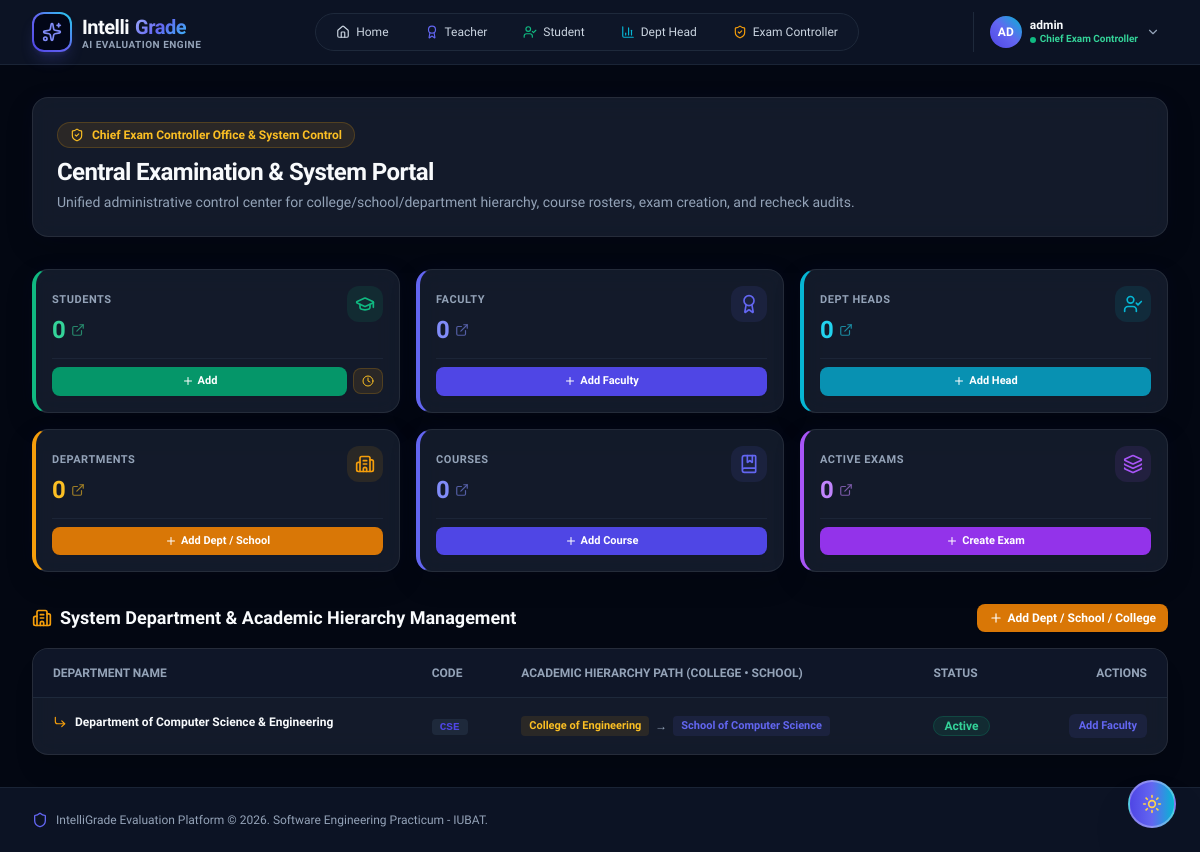
The app's page /dashboard/exam-controller/ (signed in), older data.
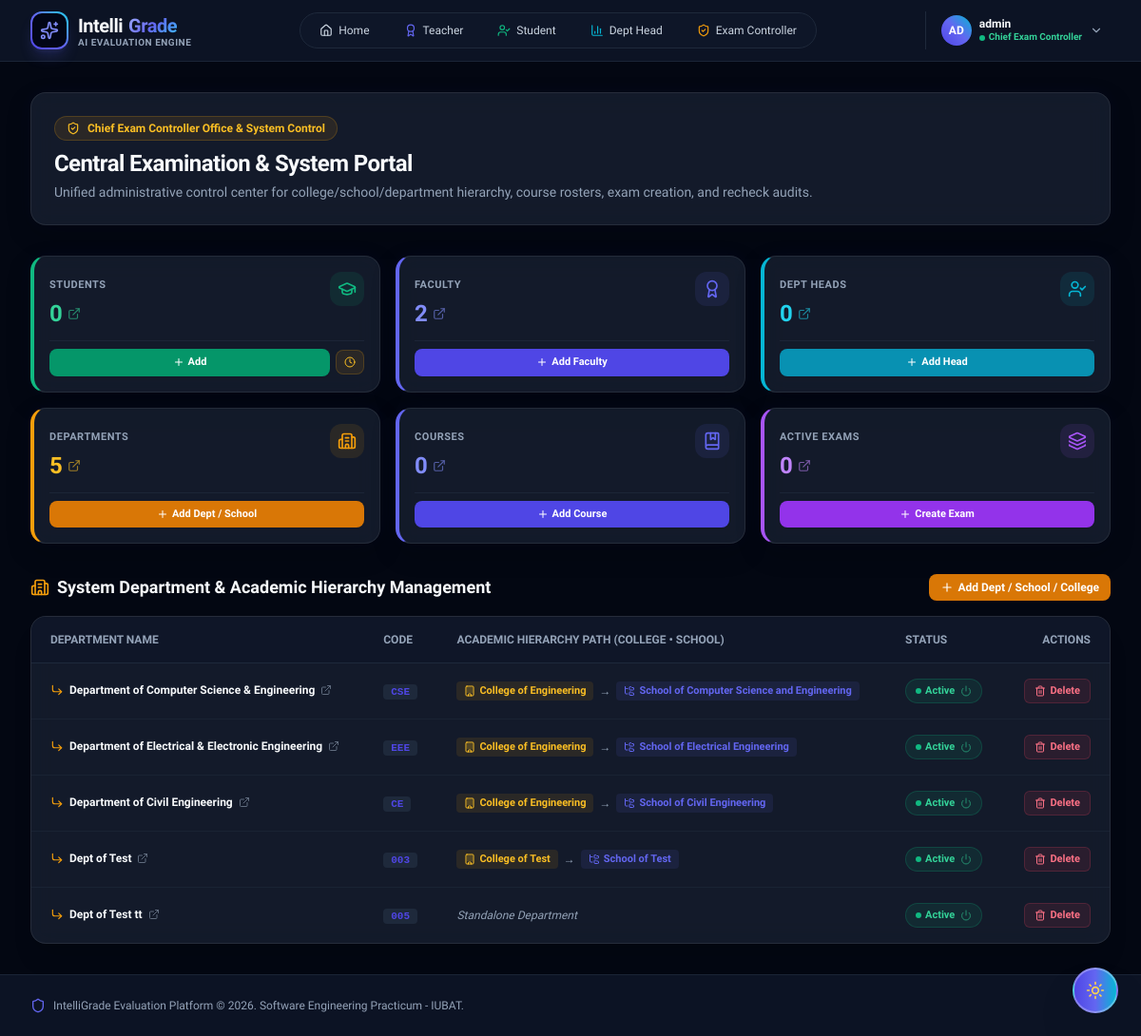
The same page, newer data.
### core/models.py (models this page shows, shortened)
class Department(models.Model):
    name = models.CharField(max_length=150, unique=True)
    code = models.CharField(max_length=30, unique=True)
    school = models.ForeignKey(School, on_delete=models.SET_NULL, null=True, blank=True, related_name='departments')
    college = models.ForeignKey(College, on_delete=models.SET_NULL, null=True, blank=True, related_name='departments')
    is_active = models.BooleanField(default=True)
    created_at = models.DateTimeField(auto_now_add=True)

class College(models.Model):
    name = models.CharField(max_length=150, unique=True)
    code = models.CharField(max_length=30, unique=True)
    description = models.TextField(blank=True)
    created_at = models.DateTimeField(auto_now_add=True)

class School(models.Model):
    name = models.CharField(max_length=150, unique=True)
    code = models.CharField(max_length=30, unique=True)
    college = models.ForeignKey(College, on_delete=models.SET_NULL, null=True, blank=True, related_name='schools')
    created_at = models.DateTimeField(auto_now_add=True)

### core/views.py (the view)
# urls.py: path('dashboard/exam-controller/', views.exam_controller_dashboard, name='exam_controller_dashboard'),
def exam_controller_dashboard(request):
    if not request.user.is_authenticated:
        messages.warning(request, "Please sign in to access the Chief Exam Controller Control Portal.")
        return redirect('exam_controller_login')
    if not (request.user.is_superuser or (hasattr(request.user, 'profile') and request.user.profile.role == Profile.Role.ADMIN)):
        messages.error(request, "Access Denied: The Chief Exam Controller Portal is restricted to Administrator accounts.")
        return redirect('teacher_dashboard')
    stats = {
        'total_students': Profile.objects.filter(role=Profile.Role.STUDENT, is_approved=True).count(),
        'pending_students': Profile.objects.filter(role=Profile.Role.STUDENT, is_approved=False).count(),
        'total_faculty': Profile.objects.filter(role=Profile.Role.TEACHER).count(),
        'total_dept_heads': Profile.objects.filter(role=Profile.Role.DEPARTMENT_HEAD).count(),
        'total_colleges': College.objects.count(),
        'total_schools': School.objects.count(),
        'total_departments': Department.objects.filter(is_active=True).count(),
        'total_courses': Course.objects.count(),
        'active_exams': Examination.objects.count(),
        'pending_rechecks': 0,
    }
    colleges = College.objects.prefetch_related('schools__departments', 'departments').all()
    schools = School.objects.filter(college__isnull=True).prefetch_related('departments').all()
    standalone_departments = Department.objects.filter(school__isnull=True, college__isnull=True).all()
    recheck_tickets = [
        {'id': 1, 'student': 'Rahim Ahmed (201002014)', 'course': 'CSE 411 - Software Engineering', 'reason': 'Missing marks for component interaction diagram in Q1a', 'ai_score': 8.5, 'requested': 10.0, 'status': 'Pending Review'},
        {'id': 2, 'student': 'Tanvir Hasan (201002088)', 'course': 'CSE 312 - Database Systems', 'reason': 'B-Tree indexing question partial credit re-assessment', 'ai_score': 6.0, 'requested': 8.0, 'status': 'Under Review'},
    ]
    return render(request, 'core/dashboard_exam_controller.html', {
        'stats': stats,
        'colleges': colleges,
        'schools': schools,
        'standalone_departments': standalone_departments,
        'departments': Department.objects.all(),
        'recheck_tickets': recheck_tickets,
    })

### core/templates/core/dashboard_exam_controller.html (shortened to what the changed rows need)
{% extends 'base.html' %}
{% block content %}
<div class="space-y-8">
    <div class="glass-card p-6 rounded-2xl">
        <h1 class="text-2xl font-bold theme-text-primary tracking-tight">Central Examination & System Portal</h1>
    </div>
    <div class="grid grid-cols-1 sm:grid-cols-2 lg:grid-cols-3 xl:grid-cols-6 gap-4">
        <div class="glass-card p-4 rounded-2xl border-l-4 border-l-brand-500 flex flex-col justify-between space-y-3">
            <div class="flex items-start justify-between">
                <div>
                    <div>
                        <a href="{% url 'faculty_list' %}" class="text-2xl font-extrabold text-brand-600 dark:text-brand-400 hover:underline tracking-tight mt-1 inline-flex items-center gap-1.5" title="Click to view & manage all Faculty">
                            <span>{{ stats.total_faculty }}</span>
                            <i data-lucide="external-link" class="w-3.5 h-3.5 opacity-60"></i>
                        </a>
                    </div>
                </div>
            </div>
        </div>
        <div class="glass-card p-4 rounded-2xl border-l-4 border-l-amber-500 flex flex-col justify-between space-y-3">
            <div class="flex items-start justify-between">
                <div>
                    <div>
                        <a href="#dept-table-section" class="text-2xl font-extrabold text-amber-600 dark:text-amber-400 hover:underline tracking-tight mt-1 inline-flex items-center gap-1.5" title="Click to view Department Management Table">
                            <span>{{ stats.total_departments }}</span>
                            <i data-lucide="external-link" class="w-3.5 h-3.5 opacity-60"></i>
                        </a>
                    </div>
                </div>
            </div>
        </div>
    </div>
    <div id="dept-table-section" class="space-y-4">
        <div class="flex items-center justify-between">
            <h2 class="text-lg font-bold theme-text-primary flex items-center gap-2">
                <i data-lucide="building-2" class="w-5 h-5 text-amber-500"></i> System Department & Academic Hierarchy Management
            </h2>
        </div>
        <div class="glass-card rounded-2xl overflow-hidden shadow-xl">
            <table class="w-full text-left text-xs">
                <thead class="bg-slate-100 dark:bg-slate-900/90 theme-text-muted uppercase font-semibold border-b border-slate-200 dark:border-slate-800">
                    <tr>
                        <th class="px-5 py-4">Department Name</th>
                        <th class="px-5 py-4">Code</th>
                        <th class="px-5 py-4">Academic Hierarchy Path (College &bull; School)</th>
                        <th class="px-5 py-4">Status</th>
                        <th class="px-5 py-4 text-right">Actions</th>
                    </tr>
                </thead>
                <tbody class="divide-y divide-slate-200 dark:divide-slate-800/60 theme-text-secondary font-medium">
                    {% for dept in departments %}
                    <tr class="hover:bg-slate-100/50 dark:hover:bg-slate-900/50 transition-colors">
                        <td class="px-5 py-4 font-bold theme-text-primary">
                            <a href="{% url 'department_detail' dept.id %}" class="hover:text-amber-500 hover:underline transition-colors inline-flex items-center gap-1.5" title="Click to view Faculty, Head, Students, Courses & Exams">
                                <i data-lucide="corner-down-right" class="w-3.5 h-3.5 text-amber-500"></i>
                                <span>{{ dept.name }}</span>
                                <i data-lucide="external-link" class="w-3 h-3 text-slate-400 opacity-60"></i>
                            </a>
                        </td>
                        <td class="px-5 py-4"><span class="px-2 py-0.5 rounded bg-slate-200 dark:bg-slate-800 text-brand-600 dark:text-brand-300 font-mono text-[11px] font-bold">{{ dept.code }}</span></td>
                        <td class="px-5 py-4">
                            <div class="flex items-center gap-1.5 text-xs">
                                {% if dept.college or dept.school %}
                                    {% if dept.college %}
                                        <span class="px-2 py-0.5 rounded bg-amber-500/10 text-amber-600 dark:text-amber-400 font-semibold text-[11px]"><i data-lucide="building" class="w-3 h-3 inline mr-1"></i>{{ dept.college.name }}</span>
                                    {% endif %}
                                    {% if dept.school %}
                                        <span class="theme-text-muted text-xs">&rarr;</span>
                                        <span class="px-2 py-0.5 rounded bg-brand-500/10 text-brand-500 font-semibold text-[11px]"><i data-lucide="folder-tree" class="w-3 h-3 inline mr-1"></i>{{ dept.school.name }}</span>
                                    {% endif %}
                                {% else %}
                                    <span class="text-slate-400 italic">Standalone Department</span>
                                {% endif %}
                            </div>
                        </td>
                        <td class="px-5 py-4">
                            {% if dept.is_active %}
                            <a href="{% url 'toggle_department_status' dept.id %}" title="Click to Deactivate Department" class="px-2.5 py-1 rounded-full bg-emerald-500/10 hover:bg-emerald-500/20 text-emerald-600 dark:text-emerald-400 border border-emerald-500/20 font-bold text-[11px] inline-flex items-center gap-1 transition-all group">
                                <span class="w-1.5 h-1.5 rounded-full bg-emerald-500 animate-pulse"></span>
                                Active <i data-lucide="power" class="w-3 h-3 ml-0.5 opacity-60 group-hover:opacity-100"></i>
                            </a>
                            {% endif %}
                        </td>
                        <td class="px-5 py-4 text-right flex items-center justify-end gap-2">
                            <a href="{% url 'delete_department' dept.id %}" onclick="return confirm('Are you sure you want to delete Department \'{{ dept.name }}\'? This action cannot be undone.');" class="px-2.5 py-1 bg-rose-500/10 hover:bg-rose-500/20 text-rose-600 dark:text-rose-400 border border-rose-500/20 rounded-md font-semibold text-[11px] flex items-center gap-1 transition-all" title="Delete Department">
                                <i data-lucide="trash-2" class="w-3 h-3"></i> Delete
                            </a>
                        </td>
                    </tr>
                    {% empty %}
                    <tr class="hover:bg-slate-100/50 dark:hover:bg-slate-900/50 transition-colors">
                        <td class="px-5 py-4 font-bold theme-text-primary flex items-center gap-2">
                            <i data-lucide="corner-down-right" class="w-3.5 h-3.5 text-amber-500"></i>
                            <span>Department of Computer Science & Engineering</span>
                        </td>
                        <td class="px-5 py-4"><span class="px-2 py-0.5 rounded bg-slate-200 dark:bg-slate-800 text-brand-600 dark:text-brand-300 font-mono text-[11px] font-bold">CSE</span></td>
                        <td class="px-5 py-4">
                            <div class="flex items-center gap-1.5 text-xs">
                                <span class="px-2 py-0.5 rounded bg-amber-500/10 text-amber-600 dark:text-amber-400 font-semibold text-[11px]">College of Engineering</span>
                                <span class="theme-text-muted text-xs">&rarr;</span>
                                <span class="px-2 py-0.5 rounded bg-brand-500/10 text-brand-500 font-semibold text-[11px]">School of Computer Science</span>
                            </div>
                        </td>
                        <td class="px-5 py-4"><span class="px-2.5 py-0.5 rounded-full bg-emerald-500/10 text-emerald-600 dark:text-emerald-400 border border-emerald-500/20 font-bold">Active</span></td>
                        <td class="px-5 py-4 text-right flex items-center justify-end gap-2">
                            <a href="{% url 'add_faculty' %}" class="px-2.5 py-1 bg-brand-500/10 text-brand-500 hover:bg-brand-500/20 rounded-md font-semibold text-[11px]">Add Faculty</a>
                        </td>
                    </tr>
                    {% endfor %}
                </tbody>
            </table>
        </div>
    </div>
</div>
{% endblock %}

Row changes from the older to the newer data that the page shows:
added Department: name "Department of Computer Science & Engineering", code "CSE", college.name "College of Engineering", school.name "School of Computer Science and Engineering", is_active True (drawn)
added Department: name "Department of Electrical & Electronic Engineering", code "EEE", college.name "College of Engineering", school.name "School of Electrical Engineering", is_active True (drawn)
added Department: name "Department of Civil Engineering", code "CE", college.name "College of Engineering", school.name "School of Civil Engineering", is_active True (drawn)
added Department: name "Dept of Test", code "003", college.name "College of Test", school.name "School of Test", is_active True (drawn)
added Department: name "Dept of Test tt", code "005", shows "Standalone Department", is_active True (drawn)
Text that changed along with them:
{{ stats.total_faculty }}: "0" → "2"
{{ stats.total_departments }}: "0" → "5"
text no longer shown: "Department of Computer Science & Engineering CSE College of Engineering → School of Computer Science Active Add Faculty"
